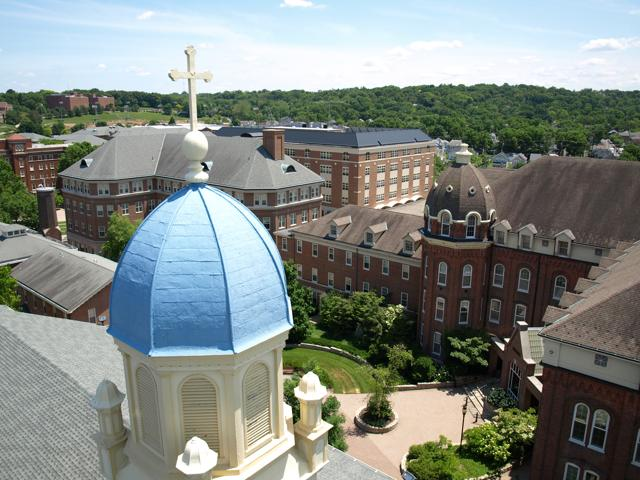
%> input picture Problem 2/Data/ud1.jpg, 640 x 480 px
$ octave --eval "result = energy_image(imread('../Data/ud1.jpg'));"   (GNU Octave 9; MATLAB toolbox functions it lacks are replaced by stand-ins)
%> lines starting %> are read from the running program, lines starting %| are printed output that depends on the picture
function energyImage =  energy_image(img)
gray = rgb2gray(img);
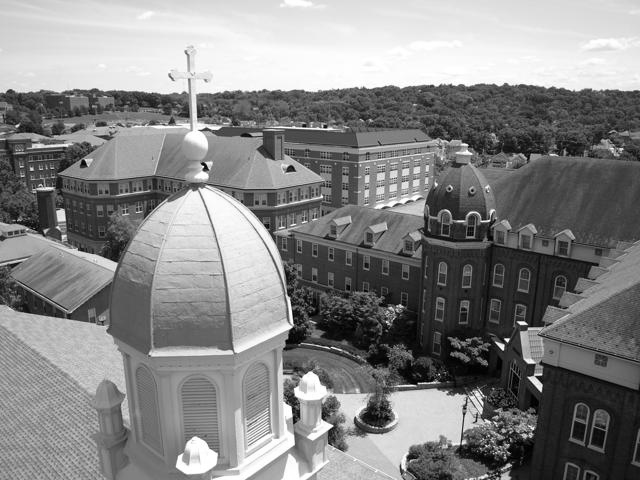
%> gray: size 480x640 uint8; min 0, max 255, mean 133.3
filterx = [-1,1];
filtery = [-1;1];
filter3 = [0 -1/2 0 1/2 0];
f = fspecial('sobel');
gradientx = double(imfilter(gray, filterx, 'conv', 'replicate'));
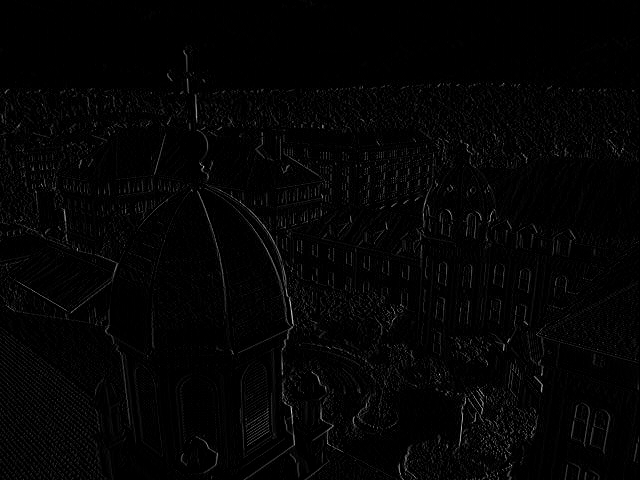
%> gradientx: size 480x640 double; min 0, max 205, mean 4.2
gradienty = double(imfilter(gray, filtery, 'conv', 'replicate'));
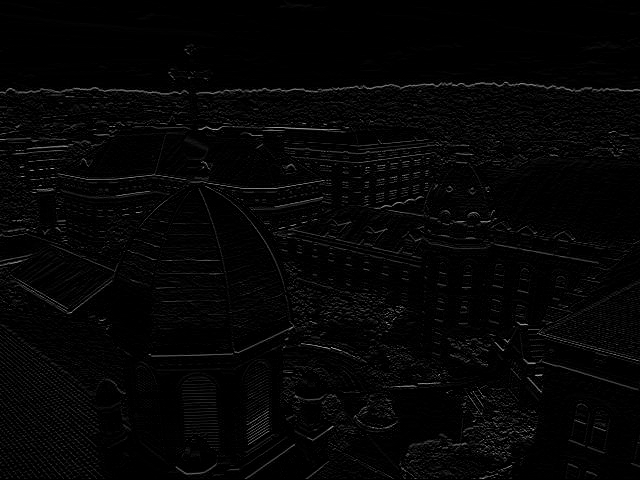
%> gradienty: size 480x640 double; min 0, max 182, mean 5.3
energyImage = sqrt(gradientx.^2 + gradienty.^2);
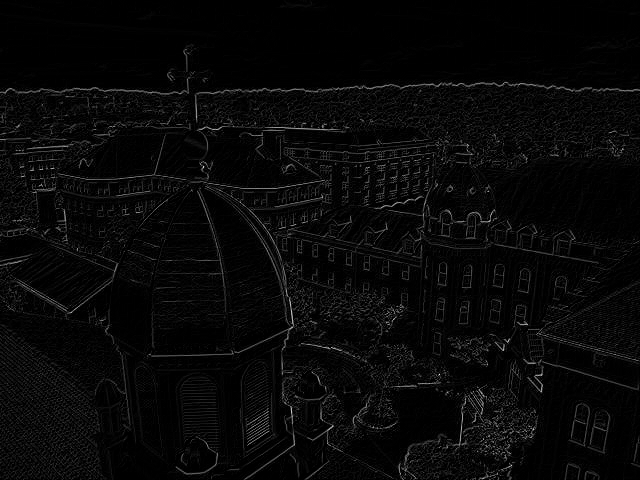
%> energyImage: size 480x640 double; min 0, max 237.1, mean 8.4
end

$ run again, on Problem 2/Data/ud2.jpg
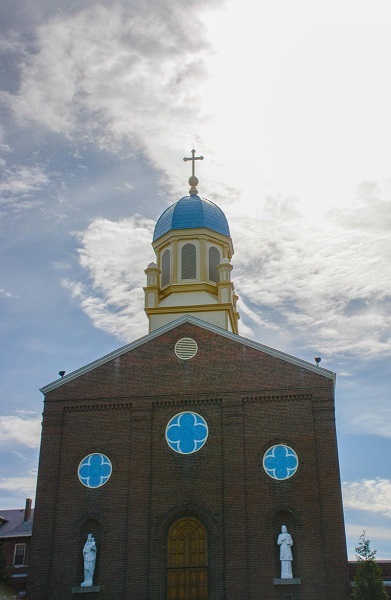
%> input picture Problem 2/Data/ud2.jpg, 391 x 600 px
%> in energy_image, `gray = rgb2gray(img);`:
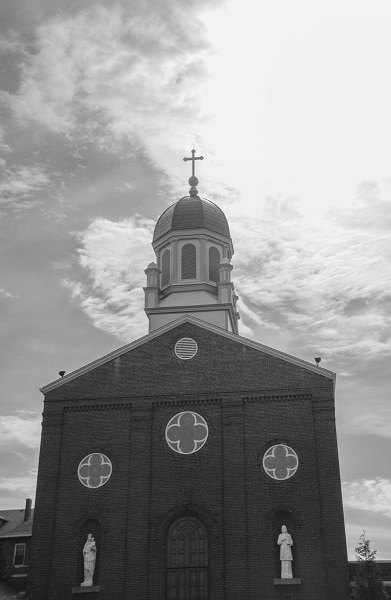
%> gray: size 600x391 uint8; min 11, max 255, mean 145.7
%> in energy_image, `gradientx = double(imfilter(gray, filterx, 'conv', 'replicate'));`:
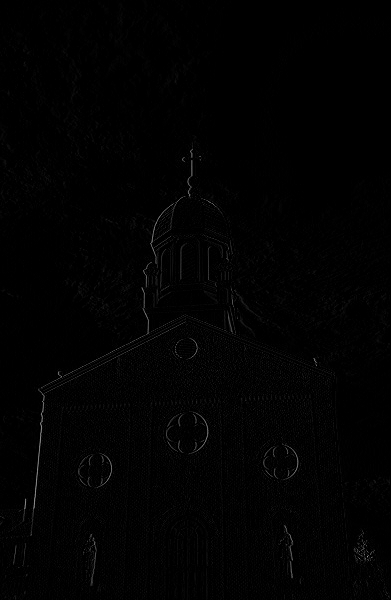
%> gradientx: size 600x391 double; min 0, max 162, mean 2
